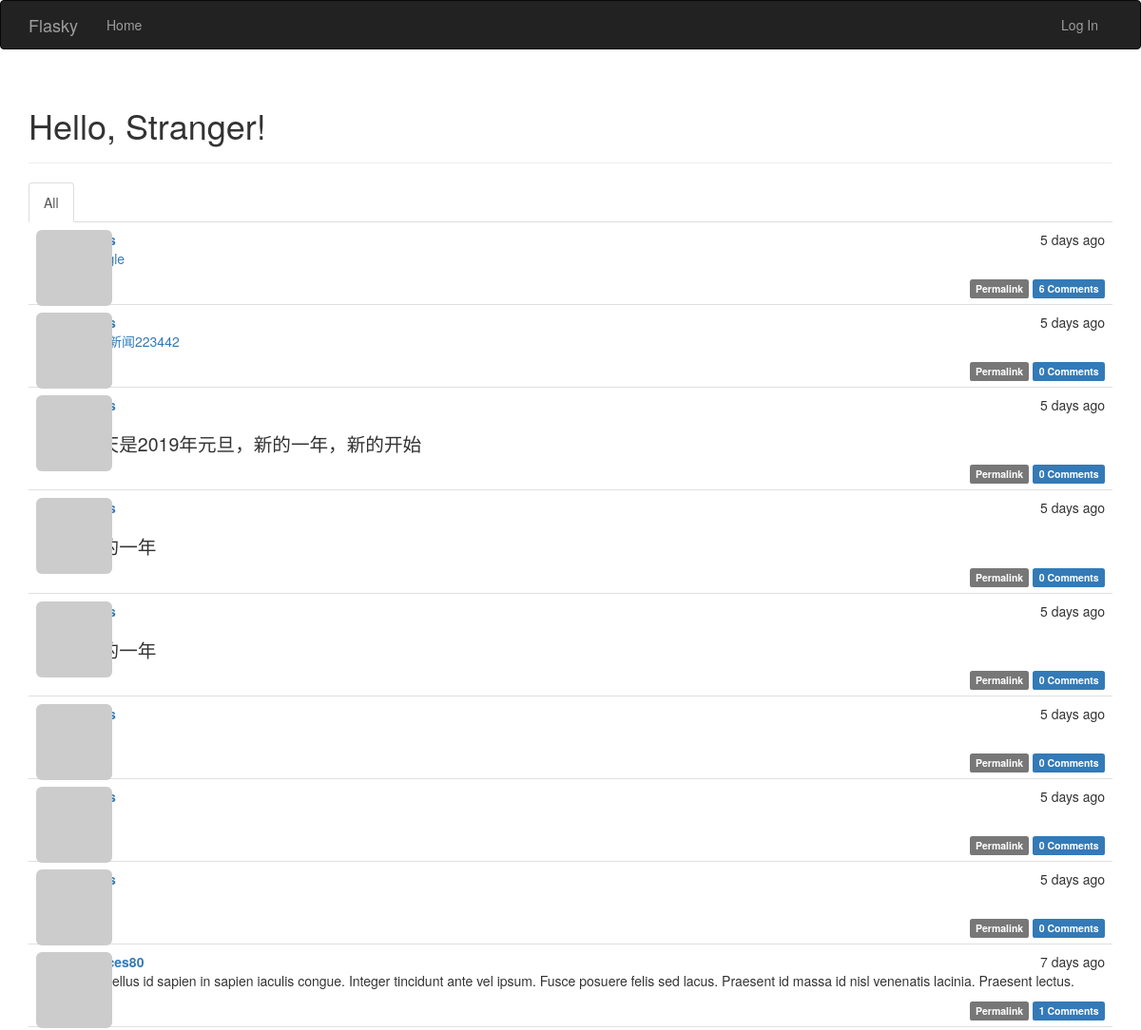
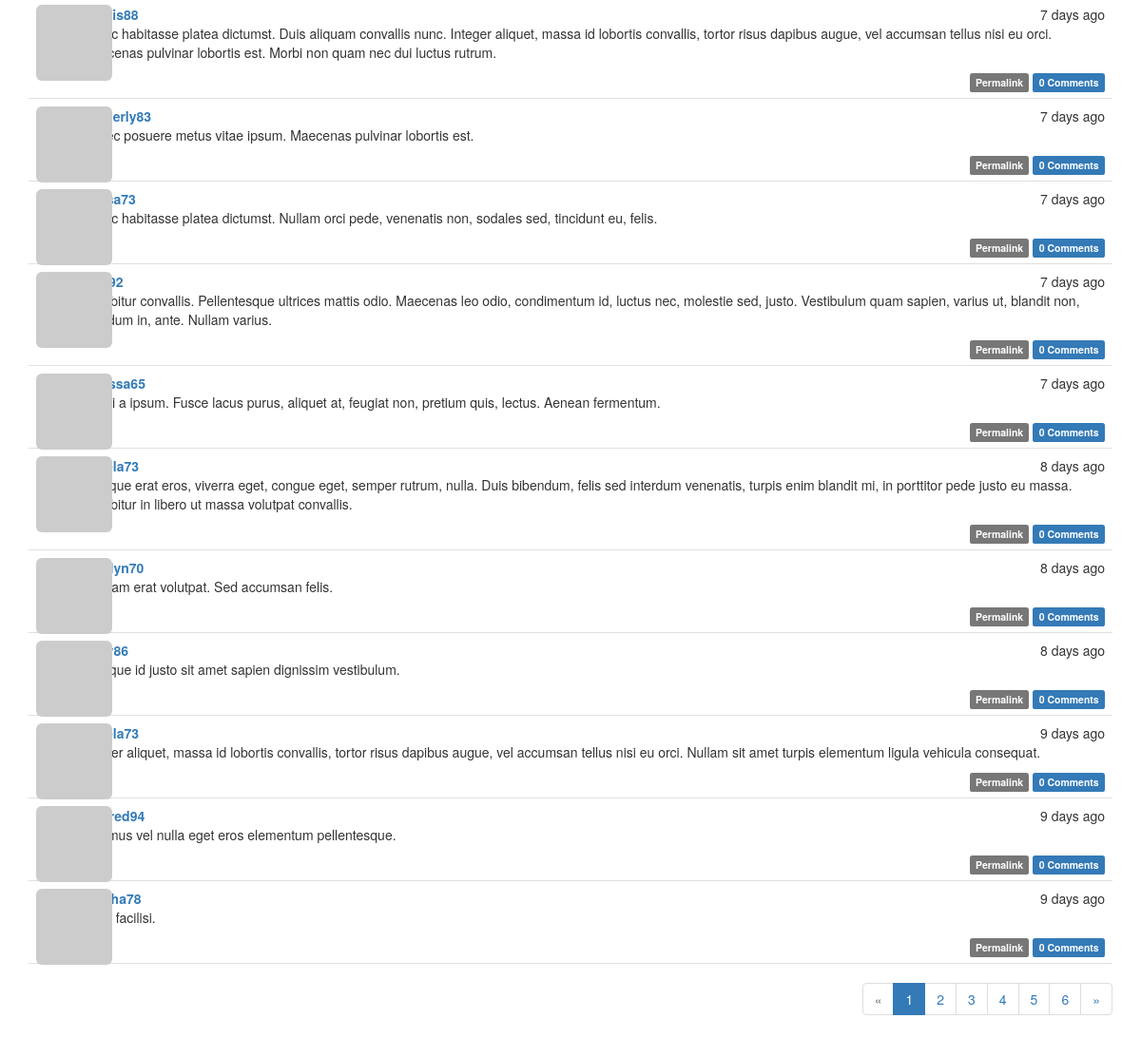
The page / on the database its author committed (2 pictures, top to bottom).
### app/models.py (models this page shows, shortened)
class Post(db.Model):
    __tablename__ = 'posts'
    id = db.Column(db.Integer, primary_key=True)
    body = db.Column(db.Text)
    body_html = db.Column(db.Text)
    timestamp = db.Column(db.DateTime, index=True, default=datetime.utcnow)
    author_id = db.Column(db.Integer, db.ForeignKey('users.id'))
    comments=db.relationship('Comment',backref='post',lazy='dynamic')

class User(UserMixin, db.Model):
    __tablename__ = 'users'
    id = db.Column(db.Integer, primary_key=True)
    email = db.Column(db.String(64), unique=True, index=True)
    username = db.Column(db.String(64), unique=True, index=True)
    role_id = db.Column(db.Integer, db.ForeignKey('roles.id'))
    password_hash = db.Column(db.String(128))
    confirmed = db.Column(db.Boolean, default=False)
    name = db.Column(db.String(64))
    location = db.Column(db.String(64))
    about_me = db.Column(db.Text())
    member_since = db.Column(db.DateTime(), default=datetime.utcnow)
    last_seen = db.Column(db.DateTime, default=datetime.utcnow)
    avatar_hash = db.Column(db.String(32))
    posts = db.relationship('Post', backref='author', lazy='dynamic')
    comments=db.relationship('Comment',backref='author',lazy='dynamic')
    followed=db.relationship('Follow',foreign_keys=[Follow.follower_id],backref=db.backref('follower',lazy='joined'),lazy='dynamic',cascade='all,delete-orphan')
    followers=db.relationship('Follow',foreign_keys=[Follow.followed_id],backref=db.backref('followed',lazy='joined'),lazy='dynamic',cascade='all,delete-orphan')
    @property
    def password(self):
        raise AttributeError('password is not a readable attribute')
    def gravatar(self, size=100, default='identicon', rating='g'):
        if request.is_secure:
            url = 'https://secure.gravatar.com/avatar'
        else:
            url = 'http://www.gravatar.com/avatar'
        hash = self.avatar_hash or hashlib.md5(self.email.encode('utf-8')).hexdigest()
        return '{url}/{hash}?s={size}&d={default}&r={rating}'.format(url=url, hash=hash, size=size, default=default, rating=rating)

### app/main/views.py (the view)
@main.route('/', methods=['get', 'post'])
def index():
    form = PostForm()
    if current_user.can(Permission.WRITE_ARTICLES) and form.validate_on_submit():
        post = Post(body=form.body.data, author=current_user._get_current_object())
        db.session.add(post)
        return redirect(url_for('.index'))
    page = request.args.get('page', 1, type=int)
    show_followed = False
    if current_user.is_authenticated:
        show_followed = bool(request.cookies.get('show_followed', ''))
    if show_followed:
        query = current_user.followed_posts
    else:
        query = Post.query
    pagination = query.order_by(Post.timestamp.desc()).paginate(page, per_page=current_app.config['FLASKY_POSTS_PER_PAGE'], error_out=False)
    posts = pagination.items
    return render_template('index.html', form=form, posts=posts, show_followed=show_followed, pagination=pagination)

### app/auth/views.py (called while the page is built)
@auth.before_app_request
def before_request():
    if current_user.is_authenticated:
        current_user.ping()
        if not current_user.confirmed and request.endpoint and request.endpoint[:5]!='auth.' and request.endpoint!='static':
            return redirect(url_for('auth.unconfirmed'))

### app/main/__init__.py (called while the page is built)
@main.app_context_processor
def inject_permissions():
    return dict(Permission=Permission)

### app/models.py (called while the page is built)
    def can(self, permission):
        return False

    def is_administrator(self):
        return False

### app/templates/index.html (shortened to what this page needs)
{% extends "base.html" %}
{% import "bootstrap/wtf.html" as wtf %}
{% import "_macros.html" as macros %}
{% block page_content %}
<div class="page-header">
    <h1>Hello, {% if current_user.is_authenticated %}{{ current_user.username }}{% else %}Stranger{% endif %}!</h1>
</div>
<div class="post-tabs">
    <ul class="nav nav-tabs">
        <li{% if not show_followed %} class="active"{% endif %}><a href="{{ url_for('.show_all') }}">All</a></li>
    </ul>
    {% include '_posts.html' %}
</div>
{% if pagination %}
<div class="pagination">
    {{ macros.pagination_widget(pagination, '.index') }}
</div>
{% endif %}
{% endblock %}

### app/templates/_posts.html (shortened to what this page needs)
<ul class="posts">
    {% for post in posts %}
    <li class="post">
        <div class="post-thumbnail">
            <a href="{{ url_for('.user', username=post.author.username) }}">
                <img class="img-rounded profile-thumbnail" src="{{ post.author.gravatar(size=40) }}">
            </a>
        </div>
        <div class="post-content">
            <div class="post-date">{{ moment(post.timestamp).fromNow() }}</div>
            <div class="post-author"><a href="{{ url_for('.user', username=post.author.username) }}">{{ post.author.username }}</a></div>
            <div class="post-body">
                {% if post.body_html %}
                    {{ post.body_html | safe }}
                {% else %}
                    {{ post.body }}
                {% endif %}
            </div>
            <div class="post-footer">
                <a href="{{ url_for('.post', id=post.id) }}">
                    <span class="label label-default">Permalink</span>
                </a>
                <a href="{{ url_for('.post', id=post.id) }}#comments">
                    <span class="label label-primary">{{ post.comments.count() }} Comments</span>
                </a>
            </div>
        </div>
    </li>
    {% endfor %}
</ul>

### app/static/styles.css (style rules this page uses)
.profile-thumbnail { position: absolute; }
div.post-tabs { margin-top: 16px; }
ul.posts { list-style-type: none; padding: 0px; margin: 16px 0px 0px 0px; border-top: 1px solid #e0e0e0; }
div.post-tabs ul.posts { margin: 0px; border-top: none; }
ul.posts li.post { padding: 8px; border-bottom: 1px solid #e0e0e0; }
div.post-date { float: right; }
div.post-author { font-weight: bold; }
div.post-thumbnail { position: absolute; }
div.post-content { margin-left: 48px; min-height: 48px; }
div.post-footer { text-align: right; }
div.pagination { width: 100%; text-align: right; padding: 0px; margin: 0px; }
.post-body h1 { font-size: 140%; }

### rows shown on the page
Post: timestamp "5 days ago", comments.count "6"
Post: timestamp "5 days ago", body_html "网易新闻223442", comments.count "0"
Post: timestamp "5 days ago", body_html "今天是2019年元旦，新的一年，新的开始", comments.count "0"
Post: timestamp "5 days ago", body_html "新的一年", comments.count "0"
Post: timestamp "5 days ago", body_html "新的一年", comments.count "0"
Post: timestamp "5 days ago", comments.count "0"
Post: timestamp "5 days ago", comments.count "0"
Post: timestamp "5 days ago", comments.count "0"
Post: timestamp "7 days ago", author.username "frances80", body_html "Phasellus id sapien in sapien iaculis congue. Integer tincidunt ante vel ipsum. Fusce posuere felis sed lacus. Praesent id massa id nisl venenatis lacinia. Praesent lectus.", comments.count "1"
Post: timestamp "7 days ago", body_html "In hac habitasse platea dictumst. Duis aliquam convallis nunc. Integer aliquet, massa id lobortis convallis, tortor risus dapibus augue, vel accumsan tellus nisi eu orci. Maecenas pulvinar lobortis est. Morbi non quam nec dui luctus rutrum.", comments.count "0"
Post: timestamp "7 days ago", author.username "kimberly83", body_html "Donec posuere metus vitae ipsum. Maecenas pulvinar lobortis est.", comments.count "0"
Post: timestamp "7 days ago", body_html "In hac habitasse platea dictumst. Nullam orci pede, venenatis non, sodales sed, tincidunt eu, felis.", comments.count "0"
Post: timestamp "7 days ago", body_html "Curabitur convallis. Pellentesque ultrices mattis odio. Maecenas leo odio, condimentum id, luctus nec, molestie sed, justo. Vestibulum quam sapien, varius ut, blandit non, interdum in, ante. Nullam varius.", comments.count "0"
Post: timestamp "7 days ago", author.username "melissa65", body_html "Morbi a ipsum. Fusce lacus purus, aliquet at, feugiat non, pretium quis, lectus. Aenean fermentum.", comments.count "0"
Post: timestamp "8 days ago", body_html "Quisque erat eros, viverra eget, congue eget, semper rutrum, nulla. Duis bibendum, felis sed interdum venenatis, turpis enim blandit mi, in porttitor pede justo eu massa. Curabitur in libero ut massa volutpat convallis.", comments.count "0"
Post: timestamp "8 days ago", author.username "carolyn70", body_html "Aliquam erat volutpat. Sed accumsan felis.", comments.count "0"
Post: timestamp "8 days ago", body_html "Quisque id justo sit amet sapien dignissim vestibulum.", comments.count "0"
Post: timestamp "9 days ago", body_html "Integer aliquet, massa id lobortis convallis, tortor risus dapibus augue, vel accumsan tellus nisi eu orci. Nullam sit amet turpis elementum ligula vehicula consequat.", comments.count "0"
Post: timestamp "9 days ago", author.username "mildred94", body_html "Vivamus vel nulla eget eros elementum pellentesque.", comments.count "0"
Post: timestamp "9 days ago", body_html "Nulla facilisi.", comments.count "0"

### other values the page prints
{{ p }} "1"
{{ p }} "2" "3" "4" "5" "6"
